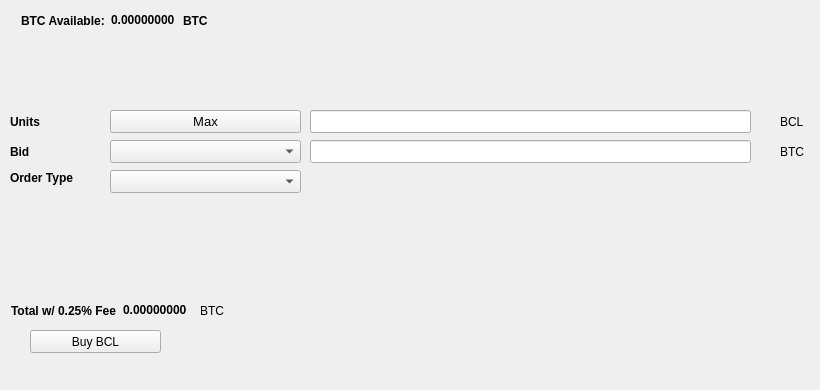
   <widget class="QWidget" name="BuyTab">
    <attribute name="title">
     <string>Buy</string>
    </attribute>
    <widget class="QPushButton" name="BuyBCL">
     <property name="geometry">
      <rect>
       <x>30</x>
       <y>330</y>
       <width>131</width>
       <height>23</height>
      </rect>
     </property>
     <property name="text">
      <string>Buy BCL</string>
     </property>
     <property name="icon">
      <iconset resource="../bitcoinlegend.qrc">
       <normaloff>:/icons/bitcoin</normaloff>:/icons/bitcoin</iconset>
     </property>
    </widget>
    <widget class="QLabel" name="label_3">
     <property name="geometry">
      <rect>
       <x>10</x>
       <y>110</y>
       <width>46</width>
       <height>23</height>
      </rect>
     </property>
     <property name="font">
      <font>
       <weight>75</weight>
       <bold>true</bold>
      </font>
     </property>
     <property name="text">
      <string>Units</string>
     </property>
    </widget>
    <widget class="QLineEdit" name="UnitsInput">
     <property name="geometry">
      <rect>
       <x>310</x>
       <y>110</y>
       <width>441</width>
       <height>23</height>
      </rect>
     </property>
     <property name="font">
      <font>
       <pointsize>9</pointsize>
       <weight>75</weight>
       <bold>true</bold>
      </font>
     </property>
    </widget>
    <widget class="QLineEdit" name="BuyBidPriceEdit">
     <property name="geometry">
      <rect>
       <x>310</x>
       <y>140</y>
       <width>441</width>
       <height>23</height>
      </rect>
     </property>
     <property name="font">
      <font>
       <pointsize>9</pointsize>
       <weight>75</weight>
       <bold>true</bold>
      </font>
     </property>
    </widget>
    <widget class="QLabel" name="label_4">
     <property name="geometry">
      <rect>
       <x>780</x>
       <y>110</y>
       <width>31</width>
       <height>23</height>
      </rect>
     </property>
     <property name="text">
      <string>BCL</string>
     </property>
    </widget>
    <widget class="QLabel" name="label_5">
     <property name="geometry">
      <rect>
       <x>780</x>
       <y>140</y>
       <width>31</width>
       <height>23</height>
      </rect>
     </property>
     <property name="text">
      <string>BTC</string>
     </property>
    </widget>
    <widget class="QLabel" name="label_6">
     <property name="geometry">
      <rect>
       <x>10</x>
       <y>140</y>
       <width>46</width>
       <height>23</height>
      </rect>
     </property>
     <property name="font">
      <font>
       <weight>75</weight>
       <bold>true</bold>
      </font>
     </property>
     <property name="text">
      <string>Bid</string>
     </property>
    </widget>
    <widget class="QLabel" name="label_7">
     <property name="geometry">
      <rect>
       <x>10</x>
       <y>170</y>
       <width>91</width>
       <height>16</height>
      </rect>
     </property>
     <property name="font">
      <font>
       <weight>75</weight>
       <bold>true</bold>
      </font>
     </property>
     <property name="text">
      <string>Order Type</string>
     </property>
    </widget>
    <widget class="QPushButton" name="Buy_Max_Amount">
     <property name="geometry">
      <rect>
       <x>110</x>
       <y>110</y>
       <width>191</width>
       <height>23</height>
      </rect>
     </property>
     <property name="font">
      <font>
       <pointsize>10</pointsize>
      </font>
     </property>
     <property name="text">
      <string>Max</string>
     </property>
    </widget>
    <widget class="QComboBox" name="BuyBidcomboBox">
     <property name="geometry">
      <rect>
       <x>110</x>
       <y>140</y>
       <width>191</width>
       <height>23</height>
      </rect>
     </property>
     <property name="font">
      <font>
       <pointsize>10</pointsize>
      </font>
     </property>
    </widget>
    <widget class="QComboBox" name="buyOrdertypeCombo">
     <property name="geometry">
      <rect>
       <x>110</x>
       <y>170</y>
       <width>191</width>
       <height>23</height>
      </rect>
     </property>
     <property name="font">
      <font>
       <pointsize>10</pointsize>
      </font>
     </property>
    </widget>
    <widget class="QWidget" name="layoutWidget1">
     <property name="geometry">
      <rect>
       <x>21</x>
       <y>11</y>
       <width>227</width>
       <height>19</height>
      </rect>
     </property>
     <layout class="QHBoxLayout" name="horizontalLayout_3">
      <item>
       <widget class="QLabel" name="label232">
        <property name="font">
         <font>
          <weight>75</weight>
          <bold>true</bold>
         </font>
        </property>
        <property name="text">
         <string>BTC Available:</string>
        </property>
       </widget>
      </item>
      <item>
       <widget class="QLabel" name="BtcAvailableLbl">
        <property name="palette">
         <palette>
          <active>
           <colorrole role="WindowText">
            <brush brushstyle="SolidPattern">
             <color alpha="255">
              <red>0</red>
              <green>0</green>
              <blue>0</blue>
             </color>
            </brush>
           </colorrole>
           <colorrole role="Button">
            <brush brushstyle="SolidPattern">
             <color alpha="255">
              <red>0</red>
              <green>170</green>
              <blue>0</blue>
             </color>
            </brush>
           </colorrole>
           <colorrole role="Light">
            <brush brushstyle="SolidPattern">
             <color alpha="255">
              <red>0</red>
              <green>255</green>
              <blue>0</blue>
             </color>
            </brush>
           </colorrole>
           <colorrole role="Midlight">
            <brush brushstyle="SolidPattern">
             <color alpha="255">
              <red>0</red>
              <green>212</green>
              <blue>0</blue>
             </color>
            </brush>
           </colorrole>
           <colorrole role="Dark">
            <brush brushstyle="SolidPattern">
             <color alpha="255">
              <red>0</red>
              <green>85</green>
              <blue>0</blue>
             </color>
            </brush>
           </colorrole>
           <colorrole role="Mid">
            <brush brushstyle="SolidPattern">
             <color alpha="255">
              <red>0</red>
              <green>113</green>
              <blue>0</blue>
             </color>
            </brush>
           </colorrole>
           <colorrole role="Text">
            <brush brushstyle="SolidPattern">
             <color alpha="255">
              <red>0</red>
              <green>170</green>
              <blue>0</blue>
             </color>
            </brush>
           </colorrole>
           <colorrole role="BrightText">
            <brush brushstyle="SolidPattern">
             <color alpha="255">
              <red>255</red>
              <green>255</green>
              <blue>255</blue>
             </color>
            </brush>
           </colorrole>
           <colorrole role="ButtonText">
            <brush brushstyle="SolidPattern">
             <color alpha="255">
              <red>0</red>
              <green>0</green>
              <blue>0</blue>
             </color>
            </brush>
           </colorrole>
           <colorrole role="Base">
            <brush brushstyle="SolidPattern">
             <color alpha="255">
              <red>255</red>
              <green>255</green>
              <blue>255</blue>
             </color>
            </brush>
           </colorrole>
           <colorrole role="Window">
            <brush brushstyle="SolidPattern">
             <color alpha="255">
              <red>0</red>
              <green>170</green>
              <blue>0</blue>
             </color>
            </brush>
           </colorrole>
           <colorrole role="Shadow">
            <brush brushstyle="SolidPattern">
             <color alpha="255">
              <red>0</red>
              <green>0</green>
              <blue>0</blue>
             </color>
            </brush>
           </colorrole>
           <colorrole role="AlternateBase">
            <brush brushstyle="SolidPattern">
             <color alpha="255">
              <red>127</red>
              <green>212</green>
              <blue>127</blue>
             </color>
            </brush>
           </colorrole>
           <colorrole role="ToolTipBase">
            <brush brushstyle="SolidPattern">
             <color alpha="255">
              <red>255</red>
              <green>255</green>
              <blue>220</blue>
             </color>
            </brush>
           </colorrole>
           <colorrole role="ToolTipText">
            <brush brushstyle="SolidPattern">
             <color alpha="255">
              <red>0</red>
              <green>0</green>
              <blue>0</blue>
             </color>
            </brush>
           </colorrole>
          </active>
          <inactive>
           <colorrole role="WindowText">
            <brush brushstyle="SolidPattern">
             <color alpha="255">
              <red>0</red>
              <green>0</green>
              <blue>0</blue>
             </color>
            </brush>
           </colorrole>
           <colorrole role="Button">
            <brush brushstyle="SolidPattern">
             <color alpha="255">
              <red>0</red>
              <green>170</green>
              <blue>0</blue>
             </color>
            </brush>
           </colorrole>
           <colorrole role="Light">
            <brush brushstyle="SolidPattern">
             <color alpha="255">
              <red>0</red>
              <green>255</green>
              <blue>0</blue>
             </color>
            </brush>
           </colorrole>
           <colorrole role="Midlight">
            <brush brushstyle="SolidPattern">
             <color alpha="255">
              <red>0</red>
              <green>212</green>
              <blue>0</blue>
             </color>
            </brush>
           </colorrole>
           <colorrole role="Dark">
            <brush brushstyle="SolidPattern">
             <color alpha="255">
              <red>0</red>
              <green>85</green>
              <blue>0</blue>
             </color>
            </brush>
           </colorrole>
           <colorrole role="Mid">
            <brush brushstyle="SolidPattern">
             <color alpha="255">
              <red>0</red>
              <green>113</green>
              <blue>0</blue>
             </color>
            </brush>
           </colorrole>
           <colorrole role="Text">
            <brush brushstyle="SolidPattern">
             <color alpha="255">
              <red>0</red>
              <green>170</green>
              <blue>0</blue>
             </color>
            </brush>
           </colorrole>
           <colorrole role="BrightText">
            <brush brushstyle="SolidPattern">
             <color alpha="255">
              <red>255</red>
              <green>255</green>
              <blue>255</blue>
             </color>
            </brush>
           </colorrole>
           <colorrole role="ButtonText">
            <brush brushstyle="SolidPattern">
             <color alpha="255">
              <red>0</red>
              <green>0</green>
              <blue>0</blue>
             </color>
            </brush>
           </colorrole>
           <colorrole role="Base">
            <brush brushstyle="SolidPattern">
             <color alpha="255">
              <red>255</red>
              <green>255</green>
              <blue>255</blue>
             </color>
            </brush>
           </colorrole>
           <colorrole role="Window">
            <brush brushstyle="SolidPattern">
             <color alpha="255">
              <red>0</red>
              <green>170</green>
              <blue>0</blue>
             </color>
            </brush>
           </colorrole>
           <colorrole role="Shadow">
            <brush brushstyle="SolidPattern">
             <color alpha="255">
              <red>0</red>
              <green>0</green>
              <blue>0</blue>
             </color>
            </brush>
           </colorrole>
           <colorrole role="AlternateBase">
            <brush brushstyle="SolidPattern">
             <color alpha="255">
              <red>127</red>
              <green>212</green>
              <blue>127</blue>
             </color>
            </brush>
           </colorrole>
           <colorrole role="ToolTipBase">
            <brush brushstyle="SolidPattern">
             <color alpha="255">
              <red>255</red>
              <green>255</green>
              <blue>220</blue>
             </color>
            </brush>
           </colorrole>
           <colorrole role="ToolTipText">
            <brush brushstyle="SolidPattern">
             <color alpha="255">
              <red>0</red>
              <green>0</green>
              <blue>0</blue>
             </color>
            </brush>
           </colorrole>
          </inactive>
          <disabled>
           <colorrole role="WindowText">
            <brush brushstyle="SolidPattern">
             <color alpha="255">
              <red>0</red>
              <green>85</green>
              <blue>0</blue>
             </color>
            </brush>
           </colorrole>
           <colorrole role="Button">
            <brush brushstyle="SolidPattern">
             <color alpha="255">
              <red>0</red>
              <green>170</green>
              <blue>0</blue>
             </color>
            </brush>
           </colorrole>
           <colorrole role="Light">
            <brush brushstyle="SolidPattern">
             <color alpha="255">
              <red>0</red>
              <green>255</green>
              <blue>0</blue>
             </color>
            </brush>
           </colorrole>
           <colorrole role="Midlight">
            <brush brushstyle="SolidPattern">
             <color alpha="255">
              <red>0</red>
              <green>212</green>
              <blue>0</blue>
             </color>
            </brush>
           </colorrole>
           <colorrole role="Dark">
            <brush brushstyle="SolidPattern">
             <color alpha="255">
              <red>0</red>
              <green>85</green>
              <blue>0</blue>
             </color>
            </brush>
           </colorrole>
           <colorrole role="Mid">
            <brush brushstyle="SolidPattern">
             <color alpha="255">
              <red>0</red>
              <green>113</green>
              <blue>0</blue>
             </color>
            </brush>
           </colorrole>
           <colorrole role="Text">
            <brush brushstyle="SolidPattern">
             <color alpha="255">
              <red>0</red>
              <green>85</green>
              <blue>0</blue>
             </color>
            </brush>
           </colorrole>
           <colorrole role="BrightText">
            <brush brushstyle="SolidPattern">
             <color alpha="255">
              <red>255</red>
              <green>255</green>
              <blue>255</blue>
             </color>
            </brush>
           </colorrole>
           <colorrole role="ButtonText">
            <brush brushstyle="SolidPattern">
             <color alpha="255">
              <red>0</red>
              <green>85</green>
              <blue>0</blue>
             </color>
            </brush>
           </colorrole>
           <colorrole role="Base">
            <brush brushstyle="SolidPattern">
             <color alpha="255">
              <red>0</red>
              <green>170</green>
              <blue>0</blue>
             </color>
            </brush>
           </colorrole>
           <colorrole role="Window">
            <brush brushstyle="SolidPattern">
             <color alpha="255">
              <red>0</red>
              <green>170</green>
              <blue>0</blue>
             </color>
            </brush>
           </colorrole>
           <colorrole role="Shadow">
            <brush brushstyle="SolidPattern">
             <color alpha="255">
              <red>0</red>
              <green>0</green>
              <blue>0</blue>
             </color>
            </brush>
           </colorrole>
           <colorrole role="AlternateBase">
            <brush brushstyle="SolidPattern">
             <color alpha="255">
              <red>0</red>
              <green>170</green>
              <blue>0</blue>
             </color>
            </brush>
           </colorrole>
           <colorrole role="ToolTipBase">
            <brush brushstyle="SolidPattern">
             <color alpha="255">
              <red>255</red>
              <green>255</green>
              <blue>220</blue>
             </color>
            </brush>
           </colorrole>
           <colorrole role="ToolTipText">
            <brush brushstyle="SolidPattern">
             <color alpha="255">
              <red>0</red>
              <green>0</green>
              <blue>0</blue>
             </color>
            </brush>
           </colorrole>
          </disabled>
         </palette>
        </property>
        <property name="font">
         <font>
          <weight>75</weight>
          <bold>true</bold>
         </font>
        </property>
        <property name="text">
         <string>0.00000000</string>
        </property>
        <property name="textInteractionFlags">
         <set>Qt::LinksAccessibleByMouse|Qt::TextSelectableByKeyboard|Qt::TextSelectableByMouse</set>
        </property>
       </widget>
      </item>
      <item>
       <widget class="QLabel" name="BtcAvailableLbl_2">
        <property name="font">
         <font>
          <weight>75</weight>
          <bold>true</bold>
         </font>
        </property>
        <property name="text">
         <string>BTC</string>
        </property>
       </widget>
      </item>
     </layout>
    </widget>
    <widget class="QWidget" name="layoutWidge2">
     <property name="geometry">
      <rect>
       <x>11</x>
       <y>301</y>
       <width>259</width>
       <height>19</height>
      </rect>
     </property>
     <layout class="QHBoxLayout" name="horizontalLayout_4">
      <item>
       <widget class="QLabel" name="label_9">
        <property name="font">
         <font>
          <weight>75</weight>
          <bold>true</bold>
         </font>
        </property>
        <property name="text">
         <string>Total w/ 0.25% Fee</string>
        </property>
       </widget>
      </item>
      <item>
       <widget class="QLabel" name="BuyCostLabel">
        <property name="palette">
         <palette>
          <active>
           <colorrole role="WindowText">
            <brush brushstyle="SolidPattern">
             <color alpha="255">
              <red>0</red>
              <green>0</green>
              <blue>0</blue>
             </color>
            </brush>
           </colorrole>
           <colorrole role="Button">
            <brush brushstyle="SolidPattern">
             <color alpha="255">
              <red>0</red>
              <green>170</green>
              <blue>0</blue>
             </color>
            </brush>
           </colorrole>
           <colorrole role="Light">
            <brush brushstyle="SolidPattern">
             <color alpha="255">
              <red>0</red>
              <green>255</green>
              <blue>0</blue>
             </color>
            </brush>
           </colorrole>
           <colorrole role="Midlight">
            <brush brushstyle="SolidPattern">
             <color alpha="255">
              <red>0</red>
              <green>212</green>
              <blue>0</blue>
             </color>
            </brush>
           </colorrole>
           <colorrole role="Dark">
            <brush brushstyle="SolidPattern">
             <color alpha="255">
              <red>0</red>
              <green>85</green>
              <blue>0</blue>
             </color>
            </brush>
           </colorrole>
           <colorrole role="Mid">
            <brush brushstyle="SolidPattern">
             <color alpha="255">
              <red>0</red>
              <green>113</green>
              <blue>0</blue>
             </color>
            </brush>
           </colorrole>
           <colorrole role="Text">
            <brush brushstyle="SolidPattern">
             <color alpha="255">
              <red>0</red>
              <green>170</green>
              <blue>0</blue>
             </color>
            </brush>
           </colorrole>
           <colorrole role="BrightText">
            <brush brushstyle="SolidPattern">
             <color alpha="255">
              <red>255</red>
              <green>255</green>
              <blue>255</blue>
             </color>
            </brush>
           </colorrole>
           <colorrole role="ButtonText">
            <brush brushstyle="SolidPattern">
             <color alpha="255">
              <red>0</red>
              <green>0</green>
              <blue>0</blue>
             </color>
            </brush>
           </colorrole>
           <colorrole role="Base">
            <brush brushstyle="SolidPattern">
             <color alpha="255">
              <red>255</red>
              <green>255</green>
              <blue>255</blue>
             </color>
            </brush>
           </colorrole>
           <colorrole role="Window">
            <brush brushstyle="SolidPattern">
             <color alpha="255">
              <red>0</red>
              <green>170</green>
              <blue>0</blue>
             </color>
            </brush>
           </colorrole>
           <colorrole role="Shadow">
            <brush brushstyle="SolidPattern">
             <color alpha="255">
              <red>0</red>
              <green>0</green>
              <blue>0</blue>
             </color>
            </brush>
           </colorrole>
           <colorrole role="AlternateBase">
            <brush brushstyle="SolidPattern">
             <color alpha="255">
              <red>127</red>
              <green>212</green>
              <blue>127</blue>
             </color>
            </brush>
           </colorrole>
           <colorrole role="ToolTipBase">
            <brush brushstyle="SolidPattern">
             <color alpha="255">
              <red>255</red>
              <green>255</green>
              <blue>220</blue>
             </color>
            </brush>
           </colorrole>
           <colorrole role="ToolTipText">
            <brush brushstyle="SolidPattern">
             <color alpha="255">
              <red>0</red>
              <green>0</green>
              <blue>0</blue>
             </color>
            </brush>
           </colorrole>
          </active>
          <inactive>
           <colorrole role="WindowText">
            <brush brushstyle="SolidPattern">
             <color alpha="255">
              <red>0</red>
              <green>0</green>
              <blue>0</blue>
             </color>
            </brush>
           </colorrole>
           <colorrole role="Button">
            <brush brushstyle="SolidPattern">
             <color alpha="255">
              <red>0</red>
              <green>170</green>
              <blue>0</blue>
             </color>
            </brush>
           </colorrole>
           <colorrole role="Light">
            <brush brushstyle="SolidPattern">
             <color alpha="255">
              <red>0</red>
              <green>255</green>
              <blue>0</blue>
             </color>
            </brush>
           </colorrole>
           <colorrole role="Midlight">
            <brush brushstyle="SolidPattern">
             <color alpha="255">
              <red>0</red>
              <green>212</green>
              <blue>0</blue>
             </color>
            </brush>
           </colorrole>
           <colorrole role="Dark">
            <brush brushstyle="SolidPattern">
             <color alpha="255">
              <red>0</red>
              <green>85</green>
              <blue>0</blue>
             </color>
            </brush>
           </colorrole>
           <colorrole role="Mid">
            <brush brushstyle="SolidPattern">
             <color alpha="255">
              <red>0</red>
              <green>113</green>
              <blue>0</blue>
             </color>
            </brush>
           </colorrole>
           <colorrole role="Text">
            <brush brushstyle="SolidPattern">
             <color alpha="255">
              <red>0</red>
              <green>170</green>
              <blue>0</blue>
             </color>
            </brush>
           </colorrole>
           <colorrole role="BrightText">
            <brush brushstyle="SolidPattern">
             <color alpha="255">
              <red>255</red>
              <green>255</green>
              <blue>255</blue>
             </color>
            </brush>
           </colorrole>
           <colorrole role="ButtonText">
            <brush brushstyle="SolidPattern">
             <color alpha="255">
              <red>0</red>
              <green>0</green>
              <blue>0</blue>
             </color>
            </brush>
           </colorrole>
           <colorrole role="Base">
            <brush brushstyle="SolidPattern">
             <color alpha="255">
              <red>255</red>
              <green>255</green>
              <blue>255</blue>
             </color>
            </brush>
           </colorrole>
           <colorrole role="Window">
            <brush brushstyle="SolidPattern">
             <color alpha="255">
              <red>0</red>
              <green>170</green>
              <blue>0</blue>
             </color>
            </brush>
           </colorrole>
           <colorrole role="Shadow">
            <brush brushstyle="SolidPattern">
             <color alpha="255">
              <red>0</red>
              <green>0</green>
              <blue>0</blue>
             </color>
            </brush>
           </colorrole>
           <colorrole role="AlternateBase">
            <brush brushstyle="SolidPattern">
             <color alpha="255">
              <red>127</red>
              <green>212</green>
              <blue>127</blue>
             </color>
            </brush>
           </colorrole>
           <colorrole role="ToolTipBase">
            <brush brushstyle="SolidPattern">
             <color alpha="255">
              <red>255</red>
              <green>255</green>
              <blue>220</blue>
             </color>
            </brush>
           </colorrole>
           <colorrole role="ToolTipText">
            <brush brushstyle="SolidPattern">
             <color alpha="255">
              <red>0</red>
              <green>0</green>
              <blue>0</blue>
             </color>
            </brush>
           </colorrole>
          </inactive>
          <disabled>
           <colorrole role="WindowText">
            <brush brushstyle="SolidPattern">
             <color alpha="255">
              <red>0</red>
              <green>85</green>
              <blue>0</blue>
             </color>
            </brush>
           </colorrole>
           <colorrole role="Button">
            <brush brushstyle="SolidPattern">
             <color alpha="255">
              <red>0</red>
              <green>170</green>
              <blue>0</blue>
             </color>
            </brush>
           </colorrole>
           <colorrole role="Light">
            <brush brushstyle="SolidPattern">
             <color alpha="255">
              <red>0</red>
              <green>255</green>
              <blue>0</blue>
             </color>
            </brush>
           </colorrole>
           <colorrole role="Midlight">
            <brush brushstyle="SolidPattern">
             <color alpha="255">
              <red>0</red>
              <green>212</green>
              <blue>0</blue>
             </color>
            </brush>
           </colorrole>
           <colorrole role="Dark">
            <brush brushstyle="SolidPattern">
             <color alpha="255">
              <red>0</red>
              <green>85</green>
              <blue>0</blue>
             </color>
            </brush>
           </colorrole>
           <colorrole role="Mid">
            <brush brushstyle="SolidPattern">
             <color alpha="255">
              <red>0</red>
              <green>113</green>
              <blue>0</blue>
             </color>
            </brush>
           </colorrole>
           <colorrole role="Text">
            <brush brushstyle="SolidPattern">
             <color alpha="255">
              <red>0</red>
              <green>85</green>
              <blue>0</blue>
             </color>
            </brush>
           </colorrole>
           <colorrole role="BrightText">
            <brush brushstyle="SolidPattern">
             <color alpha="255">
              <red>255</red>
              <green>255</green>
              <blue>255</blue>
             </color>
            </brush>
           </colorrole>
           <colorrole role="ButtonText">
            <brush brushstyle="SolidPattern">
             <color alpha="255">
              <red>0</red>
              <green>85</green>
              <blue>0</blue>
             </color>
            </brush>
           </colorrole>
           <colorrole role="Base">
            <brush brushstyle="SolidPattern">
             <color alpha="255">
              <red>0</red>
              <green>170</green>
              <blue>0</blue>
             </color>
            </brush>
           </colorrole>
           <colorrole role="Window">
            <brush brushstyle="SolidPattern">
             <color alpha="255">
              <red>0</red>
              <green>170</green>
              <blue>0</blue>
             </color>
            </brush>
           </colorrole>
           <colorrole role="Shadow">
            <brush brushstyle="SolidPattern">
             <color alpha="255">
              <red>0</red>
              <green>0</green>
              <blue>0</blue>
             </color>
            </brush>
           </colorrole>
           <colorrole role="AlternateBase">
            <brush brushstyle="SolidPattern">
             <color alpha="255">
              <red>0</red>
              <green>170</green>
              <blue>0</blue>
             </color>
            </brush>
           </colorrole>
           <colorrole role="ToolTipBase">
            <brush brushstyle="SolidPattern">
             <color alpha="255">
              <red>255</red>
              <green>255</green>
              <blue>220</blue>
             </color>
            </brush>
           </colorrole>
           <colorrole role="ToolTipText">
            <brush brushstyle="SolidPattern">
             <color alpha="255">
              <red>0</red>
              <green>0</green>
              <blue>0</blue>
             </color>
            </brush>
           </colorrole>
          </disabled>
         </palette>
        </property>
        <property name="font">
         <font>
          <weight>75</weight>
          <bold>true</bold>
         </font>
        </property>
        <property name="autoFillBackground">
         <bool>false</bool>
        </property>
        <property name="text">
         <string>0.00000000</string>
        </property>
        <property name="textInteractionFlags">
         <set>Qt::LinksAccessibleByMouse|Qt::TextSelectableByMouse</set>
        </property>
       </widget>
      </item>
      <item>
       <widget class="QLabel" name="label_10">
        <property name="font">
         <font>
          <weight>50</weight>
          <bold>false</bold>
         </font>
        </property>
        <property name="text">
         <string>BTC</string>
        </property>
       </widget>
      </item>
     </layout>
    </widget>
    <widget class="QLabel" name="label_24">
     <property name="geometry">
      <rect>
       <x>460</x>
       <y>300</y>
       <width>281</width>
       <height>81</height>
      </rect>
     </property>
     <property name="text">
      <string/>
     </property>
     <property name="pixmap">
      <pixmap>:/images/bittrex</pixmap>
     </property>
    </widget>
   </widget>
